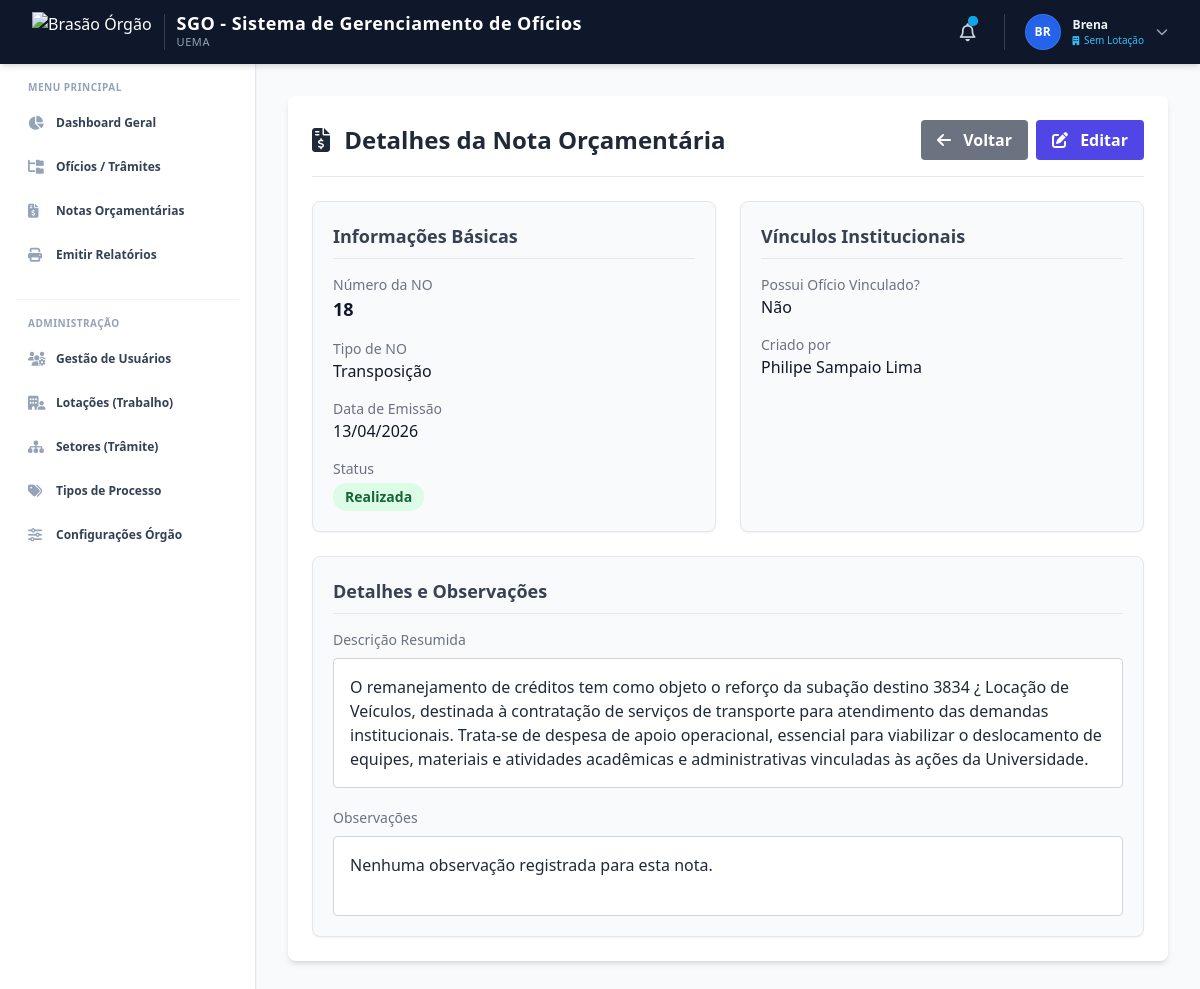
Page /notas/view/2 (signed in) on the committed database.
### app/models.py (models this page shows, shortened)
class Configuracao(db.Model):
    __tablename__ = 'configuracoes'
    id = db.Column(db.Integer, primary_key=True)
    nome_sistema = db.Column(db.String(100), default='SGO')
    sigla_orgao = db.Column(db.String(20), default='UEMA')
    nome_departamento = db.Column(db.String(100), default='Coordenação de Planejamento e Orçamento')
    logo_url = db.Column(db.String(500), nullable=True, default='https://upload.wikimedia.org/wikipedia/commons/2/20/Bras%C3%A3o_UEMA.png')
    itens_por_pagina = db.Column(db.Integer, default=10)
    email_suporte = db.Column(db.String(120), nullable=True)
    modo_manutencao = db.Column(db.Boolean, default=False)

class User(UserMixin, db.Model):
    __tablename__ = 'users'
    id = db.Column(db.Integer, primary_key=True)
    nome = db.Column(db.String(100), nullable=False)
    email = db.Column(db.String(120), unique=True, nullable=False, index=True)
    password_hash = db.Column(db.String(256), nullable=False)
    perfil = db.Column(db.String(20), default='Usuario', nullable=False)
    ativo = db.Column(db.Boolean, default=True)
    lotacao_id = db.Column(db.Integer, db.ForeignKey('lotacoes.id'), nullable=True)
    created_at = db.Column(db.DateTime, default=datetime.datetime.now)
    updated_at = db.Column(db.DateTime, onupdate=datetime.datetime.now)
    oficios_criados = db.relationship('Oficio', backref='criador', lazy=True)
    setores_permitidos = db.relationship('Setor', secondary=usuario_setor, backref=db.backref('usuarios_vinculados', lazy='dynamic'))
    @property
    def password(self):
        """Impede a leitura direta da senha."""
        raise AttributeError('A senha não é um atributo legível!')

class NotaOrcamentaria(db.Model):
    __tablename__ = 'notas_orcamentarias'
    id = db.Column(db.Integer, primary_key=True)
    data_emissao = db.Column(db.Date, default=datetime.date.today, nullable=False)
    numero_no = db.Column(db.String(50), unique=True, nullable=False)
    tipo_no = db.Column(db.String(50), nullable=False)
    tem_oficio = db.Column(db.String(3), default='Não', nullable=False)
    numero_oficio = db.Column(db.String(50), nullable=True)
    processo_sei = db.Column(db.String(50), nullable=True)
    descricao_resumida = db.Column(db.Text, nullable=False)
    status = db.Column(db.String(50), nullable=False)
    observacoes = db.Column(db.Text, nullable=True)
    created_at = db.Column(db.DateTime, default=datetime.datetime.now)
    criador_id = db.Column(db.Integer, db.ForeignKey('users.id'), nullable=False)
    criador = db.relationship('User', foreign_keys=[criador_id])

### app/controllers/notas.py (the view)
@notas_bp.route('/view/<int:id>', methods=['GET'])
@login_required
def view(id):
    nota = NotaOrcamentaria.query.get_or_404(id)
    if current_user.perfil != 'Administrador' and nota.criador_id != current_user.id:
        flash('Acesso negado. Você só pode visualizar as suas próprias notas.', 'danger')
        return redirect(url_for('notas.list'))
    return render_template('notas/view.html', nota=nota, title='Visualizar Nota Orçamentária')

### app/templates/notas/view.html (shortened to what this page needs)
{% extends "base/base.html" %}
{% block content %}
<div class="bg-white rounded-lg shadow-md p-6 max-w-4xl mx-auto">
    <div class="flex justify-between items-center mb-6 border-b pb-4">
        <h2 class="text-2xl font-bold text-gray-800">
            <i class="fas fa-file-invoice-dollar text-brand-600 mr-2"></i> Detalhes da Nota Orçamentária
        </h2>
        <div class="flex space-x-2">
            <a href="{{ url_for('notas.list') }}" class="bg-gray-500 hover:bg-gray-600 text-white font-bold py-2 px-4 rounded transition-colors">
                <i class="fas fa-arrow-left mr-2"></i> Voltar
            </a>
            <a href="{{ url_for('notas.edit', id=nota.id) }}" class="bg-indigo-600 hover:bg-indigo-700 text-white font-bold py-2 px-4 rounded transition-colors">
                <i class="fas fa-edit mr-2"></i> Editar
            </a>
        </div>
    </div>
    <div class="grid grid-cols-1 md:grid-cols-2 gap-6">
        <div class="bg-gray-50 p-5 rounded-lg border border-gray-200 shadow-sm">
            <h3 class="text-lg font-semibold text-gray-700 mb-4 border-b pb-2">Informações Básicas</h3>
            <div class="space-y-4">
                <div>
                    <span class="block text-sm font-medium text-gray-500">Número da NO</span>
                    <span class="block text-lg font-bold text-gray-900">{{ nota.numero_no }}</span>
                </div>
                <div>
                    <span class="block text-sm font-medium text-gray-500">Tipo de NO</span>
                    <span class="block text-base text-gray-900">{{ nota.tipo_no }}</span>
                </div>
                <div>
                    <span class="block text-sm font-medium text-gray-500">Data de Emissão</span>
                    <span class="block text-base text-gray-900">{{ nota.data_emissao.strftime('%d/%m/%Y') if nota.data_emissao else 'N/D' }}</span>
                </div>
                <div>
                    <span class="block text-sm font-medium text-gray-500 mb-1">Status</span>
                    <span class="inline-flex px-3 py-1 text-sm font-semibold rounded-full
                        {% if nota.status == 'Liberada' %} bg-blue-100 text-blue-800
                        {% elif nota.status == 'Assinada' %} bg-purple-100 text-purple-800
                        {% elif nota.status == 'Associada' %} bg-yellow-100 text-yellow-800
                        {% elif nota.status == 'Realizada' %} bg-green-100 text-green-800
                        {% elif nota.status == 'Cancelada' %} bg-red-100 text-red-800
                        {% else %} bg-gray-200 text-gray-800 {% endif %}">
                        {{ nota.status }}
                    </span>
                </div>
            </div>
        </div>
        <div class="bg-gray-50 p-5 rounded-lg border border-gray-200 shadow-sm">
            <h3 class="text-lg font-semibold text-gray-700 mb-4 border-b pb-2">Vínculos Institucionais</h3>
            <div class="space-y-4">
                <div>
                    <span class="block text-sm font-medium text-gray-500">Possui Ofício Vinculado?</span>
                    <span class="block text-base text-gray-900">{{ nota.tem_oficio }}</span>
                </div>
                <div>
                    <span class="block text-sm font-medium text-gray-500">Criado por</span>
                    <span class="block text-base text-gray-900">{{ nota.criador.nome if nota.criador else 'Usuário não identificado' }}</span>
                </div>
            </div>
        </div>
        <div class="col-span-1 md:col-span-2 bg-gray-50 p-5 rounded-lg border border-gray-200 shadow-sm">
            <h3 class="text-lg font-semibold text-gray-700 mb-4 border-b pb-2">Detalhes e Observações</h3>
            <div class="space-y-5">
                <div>
                    <span class="block text-sm font-medium text-gray-500 mb-2">Descrição Resumida</span>
                    <div class="bg-white p-4 rounded border border-gray-300 text-gray-800 whitespace-pre-wrap min-h-[80px]">{{ nota.descricao_resumida }}</div>
                </div>
                <div>
                    <span class="block text-sm font-medium text-gray-500 mb-2">Observações</span>
                    <div class="bg-white p-4 rounded border border-gray-300 text-gray-800 whitespace-pre-wrap min-h-[80px]">{{ nota.observacoes or 'Nenhuma observação registrada para esta nota.' }}</div>
                </div>
            </div>
        </div>
    </div>
</div>
{% endblock %}

### app/templates/base/base.html (shortened to what this page needs)
<!DOCTYPE html>
<html lang="pt-br" class="h-full bg-slate-50">
<head>
    <script src="https://cdn.tailwindcss.com"></script>
    <link rel="stylesheet" href="https://cdnjs.cloudflare.com/ajax/libs/font-awesome/6.4.0/css/all.min.css">
    <link rel="stylesheet" href="{{ url_for('static', filename='css/style.css') }}">
</head>
<body class="h-full antialiased text-slate-700 bg-slate-50 font-sans" x-data="{ sidebarOpen: false }">
    <div class="min-h-full flex flex-col">
        <header class="bg-slate-900 text-white sticky top-0 z-30 shadow-md">
            <div class="px-4 sm:px-6 lg:px-8 h-16 flex items-center justify-between">
                <div class="flex items-center gap-4">
                    <a href="{{ url_for('main.index') }}" class="flex items-center gap-3 group">
                        <img src="{{ config_sistema.logo_url if config_sistema and config_sistema.logo_url else 'https://upload.wikimedia.org/wikipedia/commons/2/20/Bras%C3%A3o_UEMA.png' }}"
                             alt="Brasão Órgão"
                             class="h-10 w-auto object-contain transition-transform group-hover:scale-105">
                        <div class="border-l border-slate-700 pl-3">
                            <span class="font-bold text-lg leading-none block text-white tracking-wide">{{ config_sistema.nome_sistema if config_sistema else 'SGO' }}</span>
                            <span class="text-[11px] text-slate-400 block mt-0.5 uppercase tracking-wider font-medium">{{ config_sistema.sigla_orgao if config_sistema else 'UEMA' }}</span>
                        </div>
                    </a>
                </div>
                <div class="flex items-center gap-3 sm:gap-5">
                    <div class="relative" x-data="{ open: false }">
                        <button @click="open = !open"
                                type="button"
                                class="relative p-2 text-slate-300 hover:text-white hover:bg-slate-800 rounded-full focus:outline-none transition-colors">
                            <i class="fa-regular fa-bell text-lg"></i>
                            {% if notificacoes_count > 0 %}
                                <span class="absolute top-1.5 right-1.5 flex h-2.5 w-2.5">
                                  <span class="relative inline-flex rounded-full h-2.5 w-2.5 bg-sky-500"></span>
                                </span>
                            {% endif %}
                        </button>
                    </div>
                    {% if current_user.is_authenticated %}
                        <div class="relative border-l border-slate-700 pl-3 sm:pl-5" x-data="{ open: false }">
                            <button @click="open = !open" type="button" class="flex items-center gap-3 text-sm focus:outline-none group">
                                <div class="w-9 h-9 rounded-full bg-blue-600 text-white flex items-center justify-center font-bold text-xs uppercase shadow-inner border border-blue-400/30">
                                    {{ current_user.nome[:2] }}
                                </div>
                                <div class="hidden md:block text-left">
                                    <span class="font-semibold text-xs block text-slate-100 group-hover:text-white leading-none">{{ current_user.nome }}</span>
                                    <span class="text-[10px] text-sky-400 block mt-1 leading-none font-medium">
                                        <i class="fa-solid fa-building text-[9px] mr-0.5"></i>
                                        {{ current_user.lotacao_trabalho.sigla if current_user.lotacao_trabalho else 'Sem Lotação' }}
                                    </span>
                                </div>
                                <i class="fa-solid fa-chevron-down text-xs text-slate-400 group-hover:text-white transition-transform duration-200" :class="open ? 'rotate-180' : ''"></i>
                            </button>
                        </div>
                    {% endif %}
                </div>
            </div>
        </header>
        <div class="flex flex-1 relative">
            <aside class="w-64 bg-white border-r border-slate-200 flex-shrink-0 lg:block fixed lg:static inset-y-0 left-0 z-20 sidebar-transition transform lg:transform-none shadow-sm"
                   :class="sidebarOpen ? 'translate-x-0' : '-translate-x-full lg:translate-x-0'">
                <div class="p-4 space-y-6">
                    <div class="space-y-1">
                        <span class="px-3 text-[10px] font-bold tracking-wider text-slate-400 uppercase block mb-2">Menu Principal</span>
                        <a href="{{ url_for('main.index') }}" class="flex items-center gap-3 px-3 py-2.5 rounded-lg text-xs font-semibold text-slate-700 hover:bg-slate-100 hover:text-blue-600 transition-colors">
                            <i class="fa-solid fa-chart-pie text-slate-400 w-4 text-sm"></i> Dashboard Geral
                        </a>
                        <a href="{{ url_for('oficios.list') }}" class="flex items-center gap-3 px-3 py-2.5 rounded-lg text-xs font-semibold text-slate-700 hover:bg-slate-100 hover:text-blue-600 transition-colors">
                            <i class="fa-solid fa-folder-tree text-slate-400 w-4 text-sm"></i> Ofícios / Trâmites
                        </a>
                        <a href="{{ url_for('notas.list') }}" class="flex items-center gap-3 px-3 py-2.5 rounded-lg text-xs font-semibold text-slate-700 hover:bg-slate-100 hover:text-blue-600 transition-colors">
                            <i class="fa-solid fa-file-invoice-dollar text-slate-400 w-4 text-sm"></i> Notas Orçamentárias
                        </a>
                        <a href="{{ url_for('main.relatorio_geral') }}" class="flex items-center gap-3 px-3 py-2.5 rounded-lg text-xs font-semibold text-slate-700 hover:bg-slate-100 hover:text-blue-600 transition-colors">
                            <i class="fa-solid fa-print text-slate-400 w-4 text-sm"></i> Emitir Relatórios
                        </a>
                    </div>
                    {% if current_user.is_authenticated and current_user.perfil == 'Administrador' %}
                        <div class="space-y-1 border-t border-slate-100 pt-4">
                            <span class="px-3 text-[10px] font-bold tracking-wider text-slate-400 uppercase block mb-2">Administração</span>
                            <a href="{{ url_for('admin.users_list') }}" class="flex items-center gap-3 px-3 py-2.5 rounded-lg text-xs font-semibold text-slate-700 hover:bg-slate-100 hover:text-blue-600 transition-colors">
                                <i class="fa-solid fa-users-gear text-slate-400 w-4 text-sm"></i> Gestão de Usuários
                            </a>
                            <a href="{{ url_for('admin.lotacoes_list') }}" class="flex items-center gap-3 px-3 py-2.5 rounded-lg text-xs font-semibold text-slate-700 hover:bg-slate-100 hover:text-blue-600 transition-colors">
                                <i class="fa-solid fa-building-user text-slate-400 w-4 text-sm"></i> Lotações (Trabalho)
                            </a>
                            <a href="{{ url_for('admin.setores_list') }}" class="flex items-center gap-3 px-3 py-2.5 rounded-lg text-xs font-semibold text-slate-700 hover:bg-slate-100 hover:text-blue-600 transition-colors">
                                <i class="fa-solid fa-sitemap text-slate-400 w-4 text-sm"></i> Setores (Trâmite)
                            </a>
                            <a href="{{ url_for('admin.tipos_list') }}" class="flex items-center gap-3 px-3 py-2.5 rounded-lg text-xs font-semibold text-slate-700 hover:bg-slate-100 hover:text-blue-600 transition-colors">
                                <i class="fa-solid fa-tags text-slate-400 w-4 text-sm"></i> Tipos de Processo
                            </a>
                            <a href="{{ url_for('admin.configuracoes') }}" class="flex items-center gap-3 px-3 py-2.5 rounded-lg text-xs font-semibold text-slate-700 hover:bg-slate-100 hover:text-blue-600 transition-colors">
                                <i class="fa-solid fa-sliders text-slate-400 w-4 text-sm"></i> Configurações Órgão
                            </a>
                        </div>
                    {% endif %}
                </div>
            </aside>
            <main class="flex-1 p-4 sm:p-6 lg:p-8 overflow-y-auto w-full">
                {% block content %}{% endblock %}
            </main>
        </div>
    </div>
</body>
</html>

### rows in the picture
Configuracao: nome_sistema "SGO - Sistema de Gerenciamento de Ofícios", sigla_orgao "UEMA"
User: nome "BR", nome "Brena"
NotaOrcamentaria: numero_no "18", tipo_no "Transposição", data_emissao "13/04/2026", status "Realizada", tem_oficio "Não", descricao_resumida "O remanejamento de créditos tem como objeto o reforço da subação destino 3834 ¿ Locação de Veículos, destinada à contratação de serviços de transporte para atendimento das demandas institucionais. Trata-se de despesa de apoio operacional, essencial para viabilizar o deslocamento de equipes, materiais e atividades acadêmicas e administrativas vinculadas às ações da Universidade.", observacoes "Nenhuma observação registrada para esta nota."
User: criador "Philipe Sampaio Lima"
